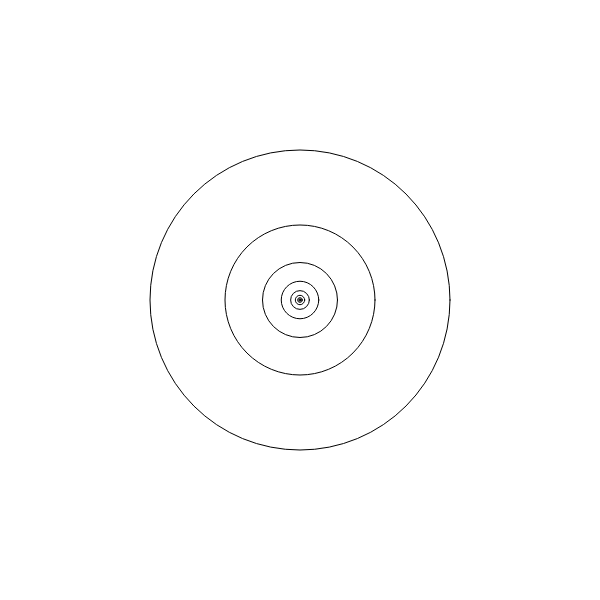
Frame 1 (no input)
Frame 60 (no input): identical to frame 1, image omitted
Frame 120 (the mouse pressed at the canvas centre since frame 60): identical to frame 1, image omitted

The p5.js sketch that drew this single still picture (run headless with seeded random() and noise() and a simulated clock; from frame 60 on, the mouse is pressed at the canvas centre):

// p5.js sketch
// ── sketch.js
function recursiveCircle(x, y, dia) {
  stroke(0);
  noFill();
  ellipse(x, y, dia, dia);
  if (dia >= 2)
        recursiveCircle(x, y, dia / 2);
}

function setup() {
  createCanvas(600, 600);
  recursiveCircle(width / 2, height / 2, 300);
}

function draw() {
  //background(230);
}
